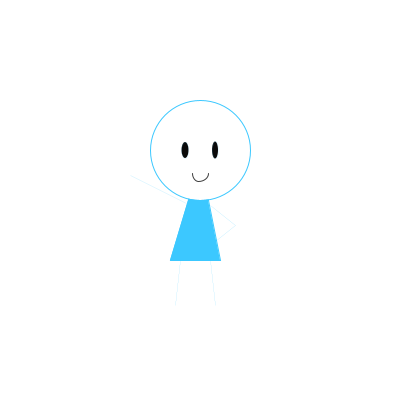
Frame 1 (no input)
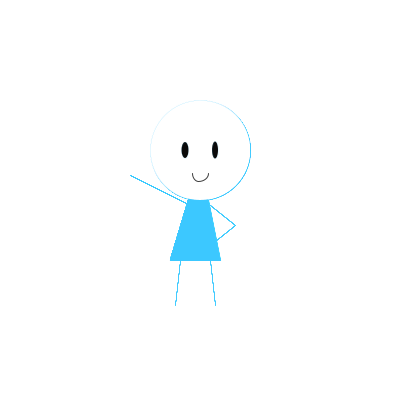
Frame 60 (the mouse pressed at the canvas centre just before this capture)
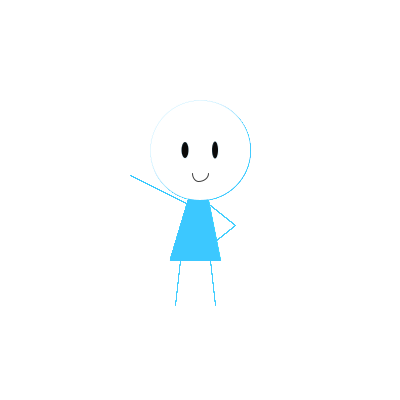
Frame 120 (the mouse held since frame 60 and released just before this capture)

The Processing sketch that drew these frames (run headless with seeded random() and noise(); from frame 60 on, the mouse is pressed at the canvas centre):

// Processing sketch: processing_182487
// ── processing_182487.pde

//Emerging Tech Boy
//cc Austin S. Lee 1/25/2015

void setup(){
  size(400,400);
  background(255);
}

void draw(){
  ellipseMode(CENTER);
  rectMode(CENTER);
  
  stroke(60,200,300);
  fill(60,200,300);
  triangle(200,160,170,260,220,260);
  
  //head
  fill(255);
  stroke(60,200,300);
  ellipse(200,150,100,100);
  strokeWeight(0);
  //legs
  line(210,260,215,305);
  line(180,260,175,305);
  //left arm
  line(210,205,235,280-55);
  line(285-50,225,260-50,300-55);
  //right arm
  line(190,205,60+70,175);
  
   fill(10);
  ellipse(215,150, 6,17 );
  ellipse(185,150, 7,16 );
  noFill();
  stroke(60,60,60);
  strokeWeight(1);
  arc(198, 173, 11, 16, HALF_PI, PI);
  arc(198, 173, 20, 16,0, HALF_PI);
 // arc(195, 165, 40, 40, PI, PI+QUARTER_PI);

 //line(30,20,75,85);
 
  
  strokeWeight(0);
  stroke(60,60,60);
  //arc(50, 55, 50, 50, 0, HALF_PI);
  noFill();
 
 // arc(50, 55, 70, 70, PI, PI+QUARTER_PI);
 // arc(50, 55, 80, 80, PI+QUARTER_PI, TWO_PI);
  
}
